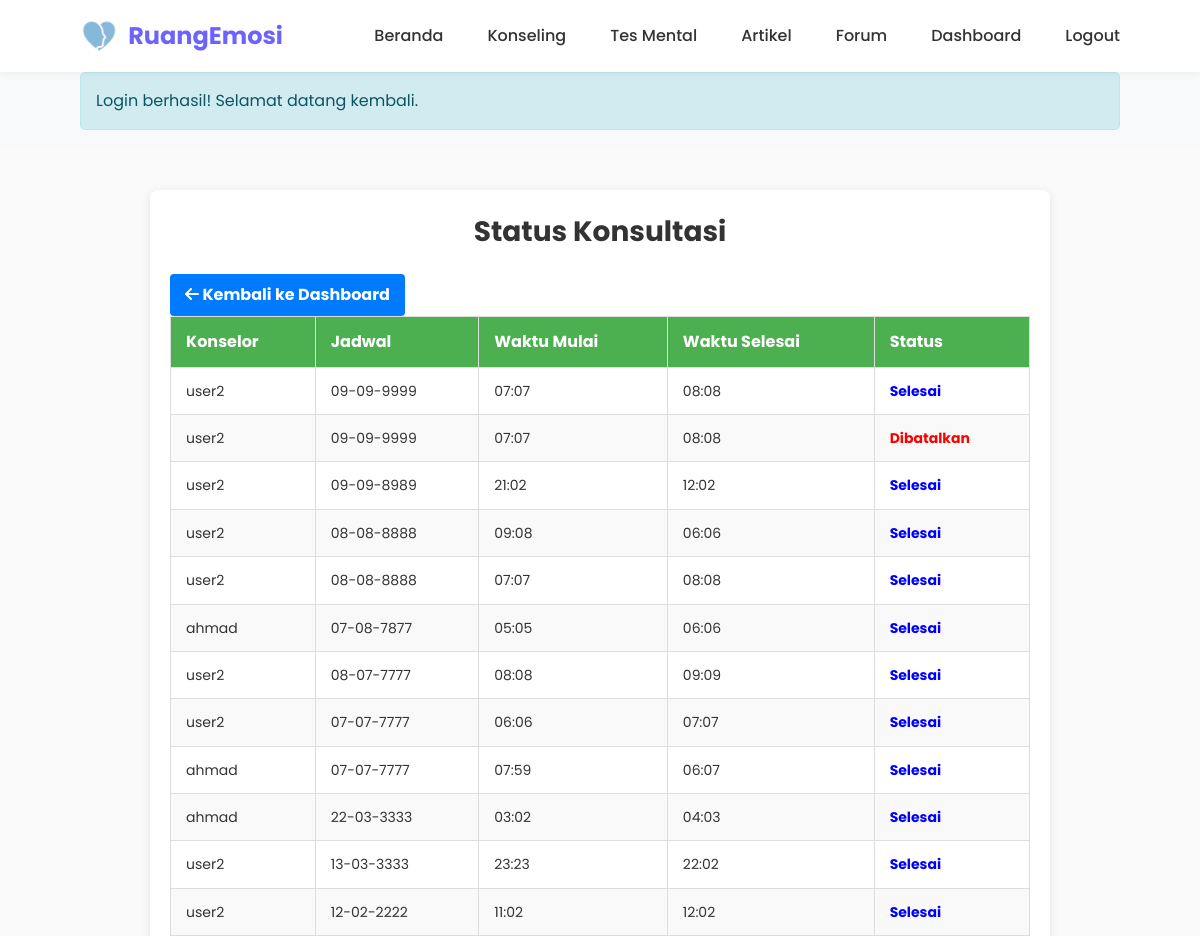
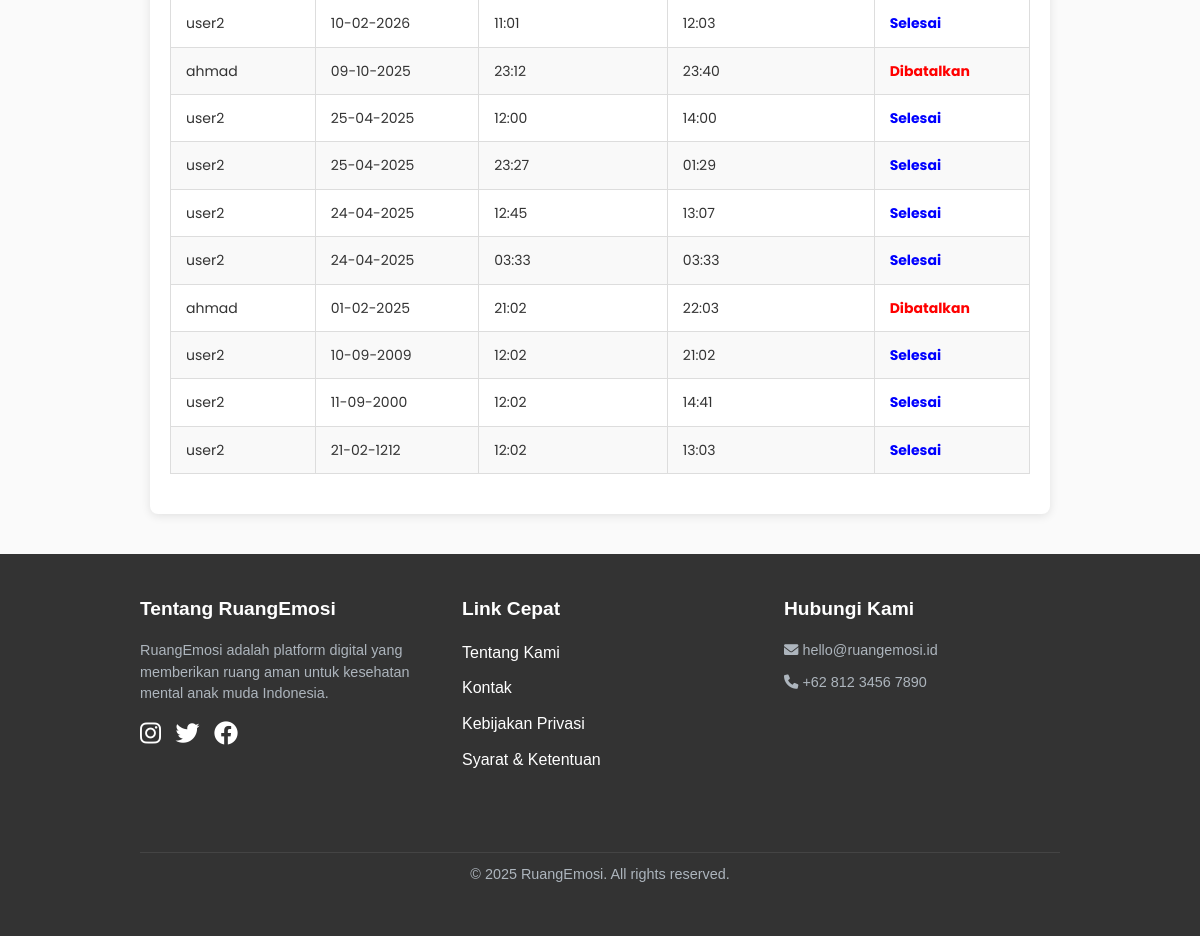
/user/status.php (signed in), run on the app's committed database (2 pictures, top to bottom).
### tables this page shows
CREATE TABLE `consultations` (
  `consultation_id` int NOT NULL,
  `user_id` int NOT NULL,
  `counselor_id` int NOT NULL,
  `schedule` datetime DEFAULT NULL,
  `duration` int DEFAULT '60',
  `status` enum('pending','confirmed','completed','cancelled','accepted','rejected') DEFAULT 'pending',
  `notes` text,
  `rating` int DEFAULT NULL,
  `feedback` text,
  `created_at` timestamp NULL DEFAULT CURRENT_TIMESTAMP,
  `updated_at` timestamp NULL DEFAULT CURRENT_TIMESTAMP ON UPDATE CURRENT_TIMESTAMP,
  `start_time` time DEFAULT NULL,
  `end_time` time DEFAULT NULL,
  `meeting_link` varchar(255) DEFAULT NULL,
  `review` text,
  `counselor_reply` text,
  `reply_date` datetime DEFAULT NULL
);

CREATE TABLE `users` (
  `user_id` int NOT NULL,
  `username` varchar(50) NOT NULL,
  `email` varchar(100) NOT NULL,
  `password` varchar(255) NOT NULL,
  `full_name` varchar(100) DEFAULT NULL,
  `birth_date` date DEFAULT NULL,
  `gender` enum('L','P','Lainnya') DEFAULT NULL,
  `is_anonymous` tinyint(1) DEFAULT '1',
  `is_counselor` tinyint(1) DEFAULT '0',
  `bio` text,
  `profile_pic` varchar(255) DEFAULT NULL,
  `created_at` timestamp NULL DEFAULT CURRENT_TIMESTAMP,
  `updated_at` timestamp NULL DEFAULT CURRENT_TIMESTAMP ON UPDATE CURRENT_TIMESTAMP,
  `is_admin` tinyint(1) DEFAULT '0',
  `remember_token` varchar(64) DEFAULT NULL,
  `remember_token_expiry` datetime DEFAULT NULL,
  `reset_token` varchar(64) DEFAULT NULL,
  `reset_token_expiry` datetime DEFAULT NULL,
  `reset_attempts` int DEFAULT '0',
  `status` enum('active','pending') DEFAULT 'active',
  `profile_image` varchar(255) DEFAULT 'default.png'
);

### user/status.php (the view, shortened to what this page needs)
<?php
require_once '../includes/functions.php';
require_once '../includes/auth.php';
$user_id = $_SESSION['user_id'];
$stmt = $conn->prepare("
    SELECT c.*, u.username AS counselor_name, cs.schedule, cs.start_time, cs.end_time, cs.status
    FROM consultations cs
    JOIN counselors c ON cs.counselor_id = c.counselor_id
    JOIN users u ON c.user_id = u.user_id
    WHERE cs.user_id = ?
    ORDER BY cs.schedule DESC
");
$stmt->bind_param("i", $user_id);
$stmt->execute();
$result = $stmt->get_result();
?>
<?php require_once '../includes/header.php'; ?>
<!DOCTYPE html>
<html lang="id">
<head>
</head>
<body>
<section class="status-section">
    <div class="container">
        <div class="profile-header">
            <h2>Status Konsultasi</h2>
            <a href="<?php echo BASE_URL; ?>/user/dashboard.php" class="btn-back">
                <i class="fas fa-arrow-left"></i> Kembali ke Dashboard
            </a>
        </div>
        <?php if ($result->num_rows > 0): ?>
            <table class="status-table">
                <thead>
                    <tr>
                        <th>Konselor</th>
                        <th>Jadwal</th>
                        <th>Waktu Mulai</th>
                        <th>Waktu Selesai</th>
                        <th>Status</th>
                    </tr>
                </thead>
                <tbody>
                    <?php while ($consultation = $result->fetch_assoc()): ?>
                        <tr>
                            <td><?php echo htmlspecialchars($consultation['counselor_name']); ?></td>
                            <td><?php echo date("d-m-Y", strtotime($consultation['schedule'])); ?></td>
                            <td><?php echo date("H:i", strtotime($consultation['start_time'])); ?></td>
                            <td><?php echo date("H:i", strtotime($consultation['end_time'])); ?></td>
                            <td>
                                <?php
                                if ($consultation['status'] == 'pending') {
                                    echo "<span class='status-pending'>Menunggu Konfirmasi</span>";
                                } elseif ($consultation['status'] == 'confirmed') {
                                    echo "<span class='status-confirmed'>Dikonfirmasi</span>";
                                } elseif ($consultation['status'] == 'completed') {
                                    echo "<span class='status-completed'>Selesai</span>";
                                } else {
                                    echo "<span class='status-cancelled'>Dibatalkan</span>";
                                }
                                ?>
                            </td>
                        </tr>
                    <?php endwhile; ?>
                </tbody>
            </table>
        <?php else: ?>
            <p>Anda belum memiliki jadwal konsultasi yang dijadwalkan.</p>
        <?php endif; ?>
    </div>
</section>
<?php require_once '../includes/footer.php'; ?>
</body>
</html>

### assets/css/style.css (style rules this page uses)
:root { --primary-color: #6C63FF; --secondary-color: #4D44DB; --accent-color: #FF6584; --light-color: #F8F9FA; --dark-color: #212529; --gray-color: #6C757D; --light-gray: #E9ECEF; --success-color: #28A745; --warning-color: #FFC107; --danger-color: #DC3545; --pastel-blue: #A7C5EB; --pastel-purple: #C4A7E8; --pastel-pink: #F5C3C2; --pastel-green: #C1E1C1; }
* { margin: 0; padding: 0; box-sizing: border-box; }
body { font-family: 'Poppins', sans-serif; line-height: 1.6; color: var(--dark-color); background-color: #F9F9F9; }
.container { width: 100%; max-width: 1200px; margin: 0 auto; padding: 0 20px; }
a { text-decoration: none; color: var(--primary-color); transition: all 0.3s ease; }

### includes/header.php (style rules this page uses)
* { margin: 0; padding: 0; box-sizing: border-box; }
body { font-family: 'Poppins', sans-serif; line-height: 1.6; color: #333; background-color: #f8f9fa; }
.container { width: 90%; max-width: 1200px; margin: 0 auto; }

### user/status.php (style rules this page uses)
.status-section { padding: 40px 20px; background-color: #fafafa; }
.status-section .container { max-width: 900px; margin: 0 auto; background-color: white; padding: 20px; border-radius: 8px; box-shadow: 0 2px 10px rgba(0, 0, 0, 0.1); }
.status-section h2 { text-align: center; font-size: 28px; color: #333; margin-bottom: 20px; }
.status-table { width: 100%; border-collapse: collapse; margin-bottom: 20px; font-size: 16px; }
.status-table th, .status-table td { padding: 12px 15px; text-align: left; border: 1px solid #ddd; }
.status-table th { background-color: #4CAF50; color: white; }
.status-table tr:nth-child(even) { background-color: #f9f9f9; }
.status-table td { font-size: 14px; }
.status-table .status-completed { color: blue; font-weight: bold; }
.status-table .status-cancelled { color: red; font-weight: bold; }
.status-section .btn-back { display: inline-block; padding: 8px 15px; background-color: #007bff; color: white; border-radius: 4px; text-decoration: none; font-weight: bold; }

### data on the page
consultations: users.username "user2", schedule "09-09-9999", start_time "07:07", end_time "08:08", status "Selesai"
consultations: users.username "user2", schedule "09-09-9999", start_time "07:07", end_time "08:08", status "Dibatalkan"
consultations: users.username "user2", schedule "09-09-8989", start_time "21:02", end_time "12:02", status "Selesai"
consultations: users.username "user2", schedule "08-08-8888", start_time "09:08", end_time "06:06", status "Selesai"
consultations: users.username "user2", schedule "08-08-8888", start_time "07:07", end_time "08:08", status "Selesai"
consultations: users.username "ahmad", schedule "07-08-7877", start_time "05:05", end_time "06:06", status "Selesai"
consultations: users.username "user2", schedule "08-07-7777", start_time "08:08", end_time "09:09", status "Selesai"
consultations: users.username "user2", schedule "07-07-7777", start_time "06:06", end_time "07:07", status "Selesai"
consultations: users.username "ahmad", schedule "07-07-7777", start_time "07:59", end_time "06:07", status "Selesai"
consultations: users.username "ahmad", schedule "22-03-3333", start_time "03:02", end_time "04:03", status "Selesai"
consultations: users.username "user2", schedule "13-03-3333", start_time "23:23", end_time "22:02", status "Selesai"
consultations: users.username "user2", schedule "12-02-2222", start_time "11:02", end_time "12:02", status "Selesai"
consultations: users.username "user2", schedule "10-02-2026", start_time "11:01", end_time "12:03", status "Selesai"
consultations: users.username "ahmad", schedule "09-10-2025", start_time "23:12", end_time "23:40", status "Dibatalkan"
consultations: users.username "user2", schedule "25-04-2025", start_time "12:00", end_time "14:00", status "Selesai"
consultations: users.username "user2", schedule "25-04-2025", start_time "23:27", end_time "01:29", status "Selesai"
consultations: users.username "user2", schedule "24-04-2025", start_time "12:45", end_time "13:07", status "Selesai"
consultations: users.username "user2", schedule "24-04-2025", start_time "03:33", end_time "03:33", status "Selesai"
consultations: users.username "ahmad", schedule "01-02-2025", start_time "21:02", end_time "22:03", status "Dibatalkan"
consultations: users.username "user2", schedule "10-09-2009", start_time "12:02", end_time "21:02", status "Selesai"
consultations: users.username "user2", schedule "11-09-2000", start_time "12:02", end_time "14:41", status "Selesai"
consultations: users.username "user2", schedule "21-02-1212", start_time "12:02", end_time "13:03", status "Selesai"

### other printed values
$_SESSION['message'] "Login berhasil! Selamat datang kembali."
